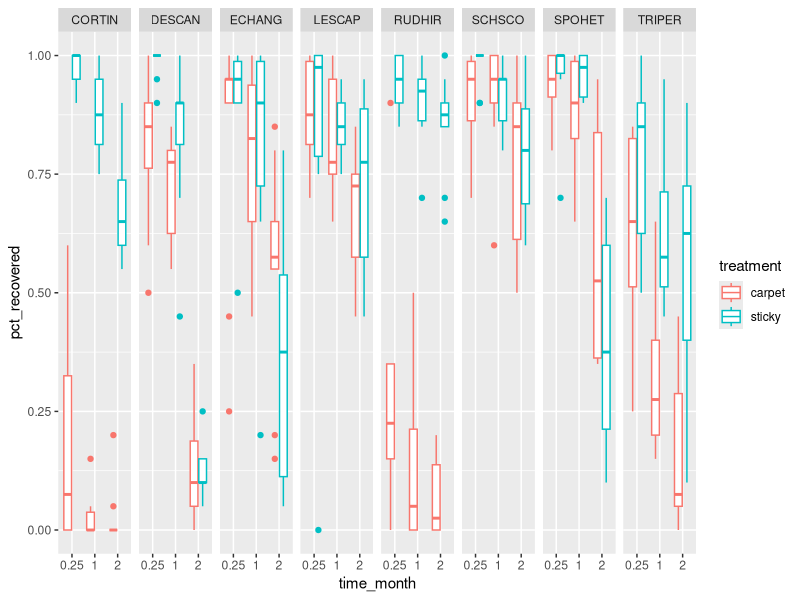
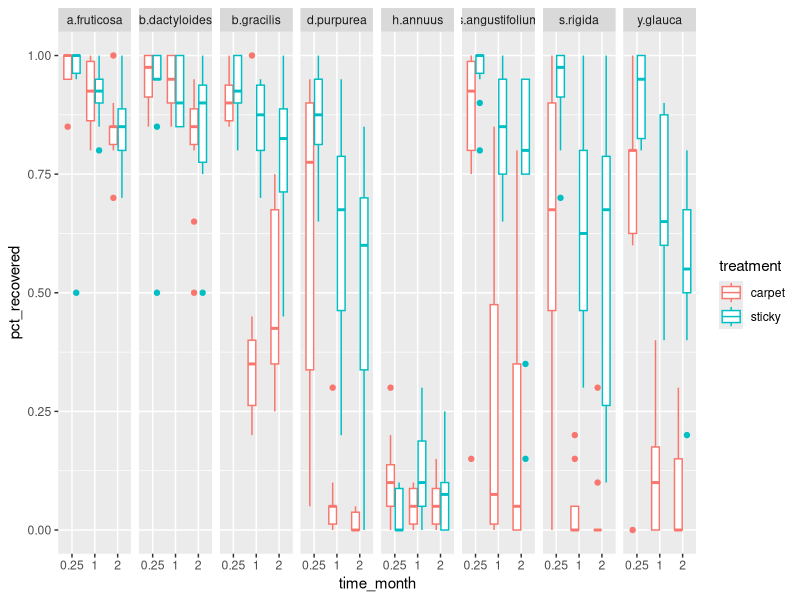

Generate these figures, in order, with R:
# PROLOG   ##############################################################################

# PROJECT: Seed Rain Methods
# PURPOSE: Data cleaning 
#
# AUTHORS: Lauren Sullivan (llsull@msu.edu) & Lauren Shoemaker (lshoema1@uwyo.edu)
# COLLAB:  Melissa DeSiervo, Larissa Kahan
# EDITED:  22 January 2025
#
# FILES:   1) data/L0/MO_seedrain_raw.csv
#          2) data/L0/CO_seedrain_raw.xlsx
#

# NOTES:   creates "strict" datasets where we just focus on the species of interest 
#             not herbivory or other species that were collected in the traps

# PROLOG   ##############################################################################



## clear workspace
rm(list=ls())

#set working directory to "source file location"

## libraries
library(tidyverse)


## data
mo <- read_csv("../data/L0/MO_seedrain_raw.csv")

co <- read_csv("../data/L0/CO_seedrain_raw.csv")


#### MISSORI DATA CLEANING
## clean up treatment names and times

mo$time_month[mo$time_month == '1 month'] <- 1
mo$time_month[mo$time_month == '2 month'] <- 2
mo$time_month[mo$time_month == '1 week'] <- 0.25

mo$time_month <- as.numeric(mo$time_month)
list(unique(mo$treatment))
list(unique(mo$time_month))


## clean data to just be the species we selected, not the extra 
##      seeds we caught throughout the experiment

mo_slim <- mo %>%
  filter(species == "LESCAP" | species == "DESCAN" | species == "TRIPER" |
         species == "SCHSCO" | species == "ECHANG" | species == "SPOHET" |
         species == "RUDHIR" | species == "CORTIN")

nrow(mo)
nrow(mo_slim)
#### COLORADO DATA CLEANING
## clean up treatment names and times

co$treatment[co$treatment == 's'] <- "sticky"
co$treatment[co$treatment == 'c'] <- "carpet"

list(unique(co$treatment))
list(unique(mo$time_month))

## clean data to just be the species we selected, not the extra 
##      seeds we caught throughout the experiment

list(unique(co$species))

co_slim <- co %>%
  filter(species != ("various"))


## Create full dataset with both sites

dat_all <- full_join(mo_slim, co_slim)
head(dat_all)
str(dat_all)
str(mo_slim)
str(co_slim)


## create a %consumed column

dat_all$pct_recovered <- dat_all$number_recovered/dat_all$number_original

dat_all$time_month <- as.factor(dat_all$time_month)



#### FIGURES

## some exploratory data analysis
dat_all %>%
  filter(site == "mo" & treatment != "post-sticky") %>%
ggplot( aes(x = time_month, y = pct_recovered, color = treatment))+
  geom_boxplot()+
  facet_grid(cols = vars(species))


dat_all %>%
  filter(site == "co") %>%
  ggplot(aes(x = time_month, y = pct_recovered, color = treatment))+
  geom_boxplot()+
  facet_grid(cols = vars(species))


